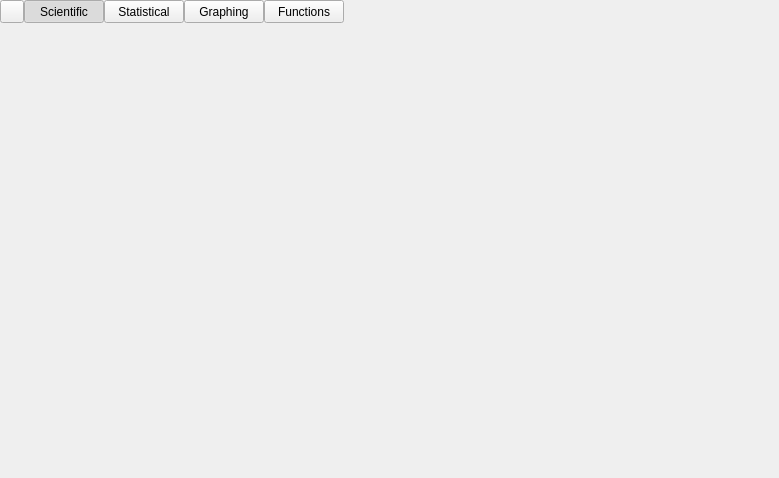
<?xml version="1.0" encoding="UTF-8"?>
<ui version="4.0">
 <class>MainWindow</class>
 <widget class="QMainWindow" name="MainWindow">
  <property name="geometry">
   <rect>
    <x>0</x>
    <y>0</y>
    <width>779</width>
    <height>478</height>
   </rect>
  </property>
  <property name="windowTitle">
   <string>theCalculator</string>
  </property>
  <property name="windowIcon">
   <iconset theme="thecalculator" resource="icons.qrc">
    <normaloff>:/icons/thecalculator.svg</normaloff>:/icons/thecalculator.svg</iconset>
  </property>
  <property name="unifiedTitleAndToolBarOnMac">
   <bool>true</bool>
  </property>
  <widget class="QWidget" name="centralWidget">
   <property name="sizePolicy">
    <sizepolicy hsizetype="Expanding" vsizetype="Preferred">
     <horstretch>0</horstretch>
     <verstretch>0</verstretch>
    </sizepolicy>
   </property>
   <layout class="QVBoxLayout" name="verticalLayout_4">
    <property name="spacing">
     <number>0</number>
    </property>
    <property name="leftMargin">
     <number>0</number>
    </property>
    <property name="topMargin">
     <number>0</number>
    </property>
    <property name="rightMargin">
     <number>0</number>
    </property>
    <property name="bottomMargin">
     <number>0</number>
    </property>
    <item>
     <widget class="QWidget" name="topWidget" native="true">
      <property name="autoFillBackground">
       <bool>true</bool>
      </property>
      <layout class="QHBoxLayout" name="horizontalLayout_2">
       <property name="spacing">
        <number>0</number>
       </property>
       <property name="leftMargin">
        <number>0</number>
       </property>
       <property name="topMargin">
        <number>0</number>
       </property>
       <property name="rightMargin">
        <number>0</number>
       </property>
       <property name="bottomMargin">
        <number>0</number>
       </property>
       <item>
        <layout class="QHBoxLayout" name="leftCsdLayout"/>
       </item>
       <item>
        <widget class="QToolButton" name="menuButton">
         <property name="text">
          <string notr="true"/>
         </property>
         <property name="icon">
          <iconset theme="thecalculator">
           <normaloff>:/icon.svg</normaloff>:/icon.svg</iconset>
         </property>
         <property name="popupMode">
          <enum>QToolButton::InstantPopup</enum>
         </property>
        </widget>
       </item>
       <item>
        <widget class="QPushButton" name="scientificButton">
         <property name="sizePolicy">
          <sizepolicy hsizetype="Preferred" vsizetype="Preferred">
           <horstretch>0</horstretch>
           <verstretch>0</verstretch>
          </sizepolicy>
         </property>
         <property name="text">
          <string>Scientific</string>
         </property>
         <property name="icon">
          <iconset theme="calculator-scientific">
           <normaloff>.</normaloff>.</iconset>
         </property>
         <property name="checkable">
          <bool>true</bool>
         </property>
         <property name="checked">
          <bool>true</bool>
         </property>
         <property name="autoExclusive">
          <bool>true</bool>
         </property>
        </widget>
       </item>
       <item>
        <widget class="QPushButton" name="statsButton">
         <property name="sizePolicy">
          <sizepolicy hsizetype="Preferred" vsizetype="Preferred">
           <horstretch>0</horstretch>
           <verstretch>0</verstretch>
          </sizepolicy>
         </property>
         <property name="text">
          <string>Statistical</string>
         </property>
         <property name="icon">
          <iconset theme="calculator-statistic">
           <normaloff>.</normaloff>.</iconset>
         </property>
         <property name="checkable">
          <bool>true</bool>
         </property>
         <property name="autoExclusive">
          <bool>true</bool>
         </property>
        </widget>
       </item>
       <item>
        <widget class="QPushButton" name="graphButton">
         <property name="sizePolicy">
          <sizepolicy hsizetype="Preferred" vsizetype="Preferred">
           <horstretch>0</horstretch>
           <verstretch>0</verstretch>
          </sizepolicy>
         </property>
         <property name="text">
          <string>Graphing</string>
         </property>
         <property name="icon">
          <iconset theme="calculator-graph">
           <normaloff>.</normaloff>.</iconset>
         </property>
         <property name="checkable">
          <bool>true</bool>
         </property>
         <property name="autoExclusive">
          <bool>true</bool>
         </property>
        </widget>
       </item>
       <item>
        <widget class="QPushButton" name="functionsButton">
         <property name="sizePolicy">
          <sizepolicy hsizetype="Preferred" vsizetype="Preferred">
           <horstretch>0</horstretch>
           <verstretch>0</verstretch>
          </sizepolicy>
         </property>
         <property name="text">
          <string>Functions</string>
         </property>
         <property name="icon">
          <iconset theme="insert-math-expression">
           <normaloff>.</normaloff>.</iconset>
         </property>
         <property name="checkable">
          <bool>true</bool>
         </property>
         <property name="autoExclusive">
          <bool>true</bool>
         </property>
        </widget>
       </item>
       <item>
        <spacer name="horizontalSpacer">
         <property name="orientation">
          <enum>Qt::Horizontal</enum>
         </property>
         <property name="sizeHint" stdset="0">
          <size>
           <width>40</width>
           <height>20</height>
          </size>
         </property>
        </spacer>
       </item>
       <item>
        <layout class="QHBoxLayout" name="rightCsdLayout"/>
       </item>
      </layout>
     </widget>
    </item>
    <item>
     <widget class="tStackedWidget" name="stackedWidget">
      <property name="currentIndex">
       <number>0</number>
      </property>
      <widget class="QWidget" name="calcPage">
       <layout class="QVBoxLayout" name="verticalLayout">
        <property name="spacing">
         <number>0</number>
        </property>
        <property name="leftMargin">
         <number>0</number>
        </property>
        <property name="topMargin">
         <number>0</number>
        </property>
        <property name="rightMargin">
         <number>0</number>
        </property>
        <property name="bottomMargin">
         <number>0</number>
        </property>
        <item>
         <widget class="CalculatorWidget" name="calcWidget" native="true"/>
        </item>
       </layout>
      </widget>
      <widget class="QWidget" name="statsPage">
       <layout class="QVBoxLayout" name="verticalLayout_2">
        <property name="spacing">
         <number>0</number>
        </property>
        <property name="leftMargin">
         <number>0</number>
        </property>
        <property name="topMargin">
         <number>0</number>
        </property>
        <property name="rightMargin">
         <number>0</number>
        </property>
        <property name="bottomMargin">
         <number>0</number>
        </property>
        <item>
         <widget class="StatWidget" name="widget_2" native="true"/>
        </item>
       </layout>
      </widget>
      <widget class="QWidget" name="graphPage">
       <layout class="QVBoxLayout" name="verticalLayout_3">
        <property name="spacing">
         <number>0</number>
        </property>
        <property name="leftMargin">
         <number>0</number>
        </property>
        <property name="topMargin">
         <number>0</number>
        </property>
        <property name="rightMargin">
         <number>0</number>
        </property>
        <property name="bottomMargin">
         <number>0</number>
        </property>
        <item>
         <widget class="GraphWidget" name="graphWidget" native="true"/>
        </item>
       </layout>
      </widget>
      <widget class="QWidget" name="funcPage">
       <layout class="QVBoxLayout" name="verticalLayout_5">
        <property name="spacing">
         <number>0</number>
        </property>
        <property name="leftMargin">
         <number>0</number>
        </property>
        <property name="topMargin">
         <number>0</number>
        </property>
        <property name="rightMargin">
         <number>0</number>
        </property>
        <property name="bottomMargin">
         <number>0</number>
        </property>
        <item>
         <widget class="FunctionWidget" name="funcWidget"/>
        </item>
       </layout>
      </widget>
     </widget>
    </item>
   </layout>
  </widget>
  <action name="actionExit">
   <property name="icon">
    <iconset theme="application-exit">
     <normaloff>.</normaloff>.</iconset>
   </property>
   <property name="text">
    <string>&amp;Exit</string>
   </property>
   <property name="shortcut">
    <string>Ctrl+Q</string>
   </property>
  </action>
  <action name="actionDegrees">
   <property name="checkable">
    <bool>true</bool>
   </property>
   <property name="checked">
    <bool>true</bool>
   </property>
   <property name="text">
    <string>&amp;Degrees</string>
   </property>
  </action>
  <action name="actionRadians">
   <property name="checkable">
    <bool>true</bool>
   </property>
   <property name="text">
    <string>&amp;Radians</string>
   </property>
  </action>
  <action name="actionGradians">
   <property name="checkable">
    <bool>true</bool>
   </property>
   <property name="text">
    <string>&amp;Gradians</string>
   </property>
  </action>
 </widget>
 <layoutdefault spacing="6" margin="11"/>
 <customwidgets>
  <customwidget>
   <class>tStackedWidget</class>
   <extends>QStackedWidget</extends>
   <header location="global">tstackedwidget.h</header>
   <container>1</container>
   <slots>
    <signal>switchingFrame(int)</signal>
   </slots>
  </customwidget>
  <customwidget>
   <class>CalculatorWidget</class>
   <extends>QWidget</extends>
   <header>parts/calculator/calculatorwidget.h</header>
   <container>1</container>
   <slots>
    <signal>manageFunctions()</signal>
    <signal>sizeHintChanged()</signal>
   </slots>
  </customwidget>
  <customwidget>
   <class>FunctionWidget</class>
   <extends>QStackedWidget</extends>
   <header>parts/functions/functionwidget.h</header>
   <container>1</container>
  </customwidget>
  <customwidget>
   <class>GraphWidget</class>
   <extends>QWidget</extends>
   <header>parts/graph/graphwidget.h</header>
   <container>1</container>
  </customwidget>
  <customwidget>
   <class>StatWidget</class>
   <extends>QWidget</extends>
   <header>parts/stats/statwidget.h</header>
   <container>1</container>
  </customwidget>
 </customwidgets>
 <resources>
  <include location="icons.qrc"/>
 </resources>
 <connections/>
</ui>
